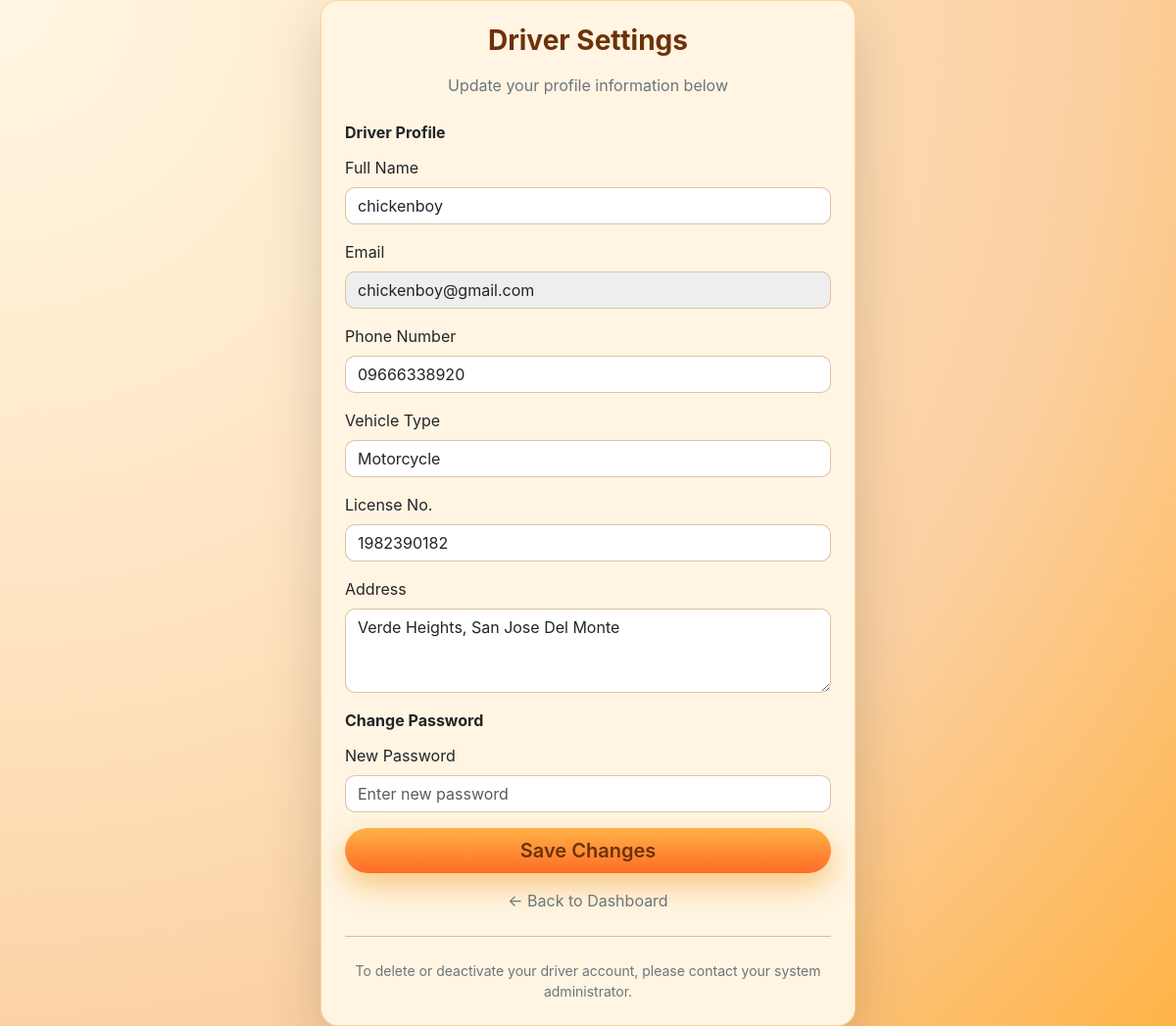
The page /drivers/driver_settings.php (signed in) on the database its author committed.
### tables this page shows
CREATE TABLE `drivers` (
  `id` int(11) NOT NULL,
  `driver_code` varchar(50) NOT NULL,
  `name` varchar(100) NOT NULL,
  `email` varchar(150) NOT NULL,
  `phone` varchar(30) NOT NULL,
  `password` varchar(255) NOT NULL,
  `profile_picture` varchar(255) DEFAULT 'img/profile_pic/default.png',
  `vehicle_type` varchar(50) DEFAULT NULL,
  `license_no` varchar(100) DEFAULT NULL,
  `address` text DEFAULT NULL,
  `is_active` tinyint(1) DEFAULT 1,
  `date_joined` timestamp NOT NULL DEFAULT current_timestamp(),
  `created_at` timestamp NOT NULL DEFAULT current_timestamp(),
  `updated_at` timestamp NOT NULL DEFAULT current_timestamp() ON UPDATE current_timestamp()
);

### drivers/driver_settings.php (the view, shortened to what this page needs)
<?php
require_once('../config.php');
$driver_id = $_SESSION['driver_id'];
$stmt = $db->prepare("SELECT name, email, phone, vehicle_type, license_no, address FROM drivers WHERE id = ?");
$stmt->execute([$driver_id]);
$driver = $stmt->fetch(PDO::FETCH_ASSOC);
?>
<!DOCTYPE html>
<html lang="en">
<head>
    <link href="https://cdn.jsdelivr.net/npm/bootstrap@5.3.2/dist/css/bootstrap.min.css" rel="stylesheet">
</head>
<body class="d-flex align-items-center justify-content-center" style="min-height: 100vh;">
    <div class="container">
        <div class="row justify-content-center">
            <div class="col-lg-6 col-md-8">
                <div class="card p-4">
                    <h3 class="fw-bold mb-3 text-center">Driver Settings</h3>
                    <p class="text-secondary text-center mb-4">Update your profile information below</p>
                    <form id="settingsForm" method="POST" action="driver_settings_process.php">
                        <div class="mb-1">
                            <label class="form-label fw-bold">Driver Profile</label>
                        </div>
                        <div class="mb-3">
                            <label class="form-label">Full Name</label>
                            <input type="text" name="name" class="form-control" value="<?= htmlspecialchars($driver['name']) ?>" required>
                        </div>
                        <div class="mb-3">
                            <label class="form-label">Email</label>
                            <input type="email" name="email" class="form-control" value="<?= htmlspecialchars($driver['email']) ?>" readonly>
                        </div>
                        <div class="mb-3">
                            <label class="form-label">Phone Number</label>
                            <input type="text" name="phone" class="form-control" value="<?= htmlspecialchars($driver['phone']) ?>" required>
                        </div>
                        <div class="mb-3">
                            <label class="form-label">Vehicle Type</label>
                            <input type="text" name="vehicle_type" class="form-control" value="<?= htmlspecialchars($driver['vehicle_type']) ?>">
                        </div>
                        <div class="mb-3">
                            <label class="form-label">License No.</label>
                            <input type="text" name="license_no" class="form-control" value="<?= htmlspecialchars($driver['license_no']) ?>">
                        </div>
                        <div class="mb-3">
                            <label class="form-label">Address</label>
                            <textarea name="address" class="form-control" rows="3"><?= htmlspecialchars($driver['address']) ?></textarea>
                        </div>
                        <div class="mb-1">
                            <label class="form-label fw-bold">Change Password</label>
                        </div>
                        <div class="mb-3">
                            <label class="form-label">New Password</label>
                            <input type="password" name="password" id="password" class="form-control" placeholder="Enter new password">
                        </div>
                        <div class="d-grid">
                            <button type="submit" class="btn btn-dark btn-lg">Save Changes</button>
                        </div>
                        <div class="text-center mt-3">
                            <a href="../driver_dashboard.php" class="text-decoration-none text-secondary">← Back to Dashboard</a>
                        </div>
                    </form>
                    <hr class="my-4">
                    <div class="text-center text-secondary small">
                        <p class="mb-0">
                            To delete or deactivate your driver account, please contact your system administrator.
                        </p>
                    </div>
                </div>
            </div>
        </div>
    </div>
</body>
</html>

### drivers/driver_settings.php (style rules this page uses)
:root { --sunset-gradient-start: #ffb347; --sunset-gradient-end: #ff6b26; --rich-amber: #f18f01; --buttered-sand: #ffe4c1; --deep-chestnut: #7a3a12; --spark-gold: #f9a219; --cream-panel: #fff5e2; --accent-light: #fff7e3; --accent-dark: #6d3209; }
body { background: radial-gradient(circle at top left, #fff7e3 0, #ffe4c1 40%, #fbd0a1 70%, #ffb347 100%); font-family: "Inter", "Segoe UI", sans-serif; color: var(--accent-dark); }
.card { border-radius: 18px; border: 1px solid rgba(241, 143, 1, 0.3); background: var(--cream-panel); box-shadow: 0 20px 60px rgba(0, 0, 0, 0.16); }
.card h3 { color: var(--accent-dark); }
.form-control { border-radius: 10px; border-color: rgba(109, 50, 9, 0.25); }
.btn-dark { background: linear-gradient(180deg, var(--sunset-gradient-start), var(--sunset-gradient-end)); border: none; border-radius: 999px; font-weight: 600; color: var(--accent-dark); box-shadow: 0 12px 30px rgba(241, 143, 1, 0.45); }
input[readonly] { background-color: #eee !important; cursor: not-allowed; }

### rows shown on the page
drivers: name "chickenboy", email "chickenboy@gmail.com", phone "09666338920", vehicle_type "Motorcycle", license_no "1982390182", address "Verde Heights, San Jose Del Monte"
